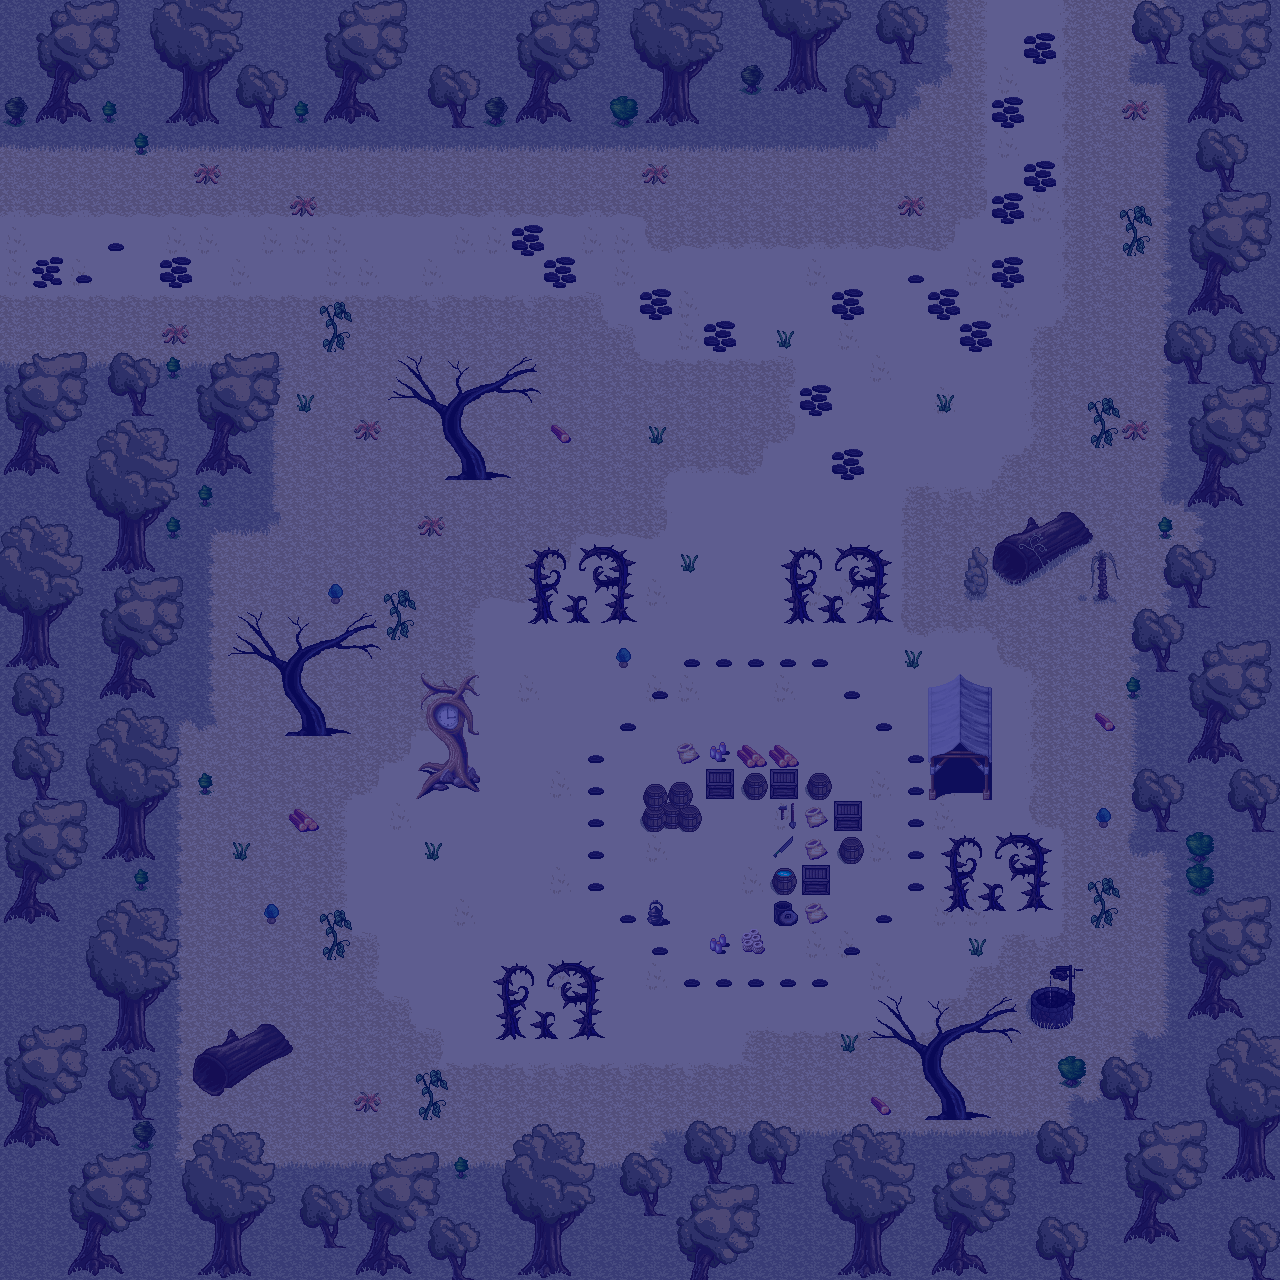

Tiled map render using the project's own tile images. Description and the map definition, with tile-layer contents summarised, below:
An orthogonal 40x40 tile map with 32x32 px tiles, 5 tile layers (Gras, Steine und Sträuche, Collision, Nacht, ...), 8 tilesets and 4 objects (2x exwo, sphawe, exhawe).

<map version="1.0" orientation="orthogonal" renderorder="right-down" width="40" height="40" tilewidth="32" tileheight="32" nextobjectid="7">
 <tileset firstgid="1" name="225835_hyptosis_tile-art-batch-1" tilewidth="32" tileheight="32" tilecount="900" columns="30">
  <image source="../Downloads/hyptosis tiles/225835_hyptosis_tile-art-batch-1.png" width="960" height="960" />
 </tileset>
 <tileset firstgid="901" name="225836_hyptosis_til-art-batch-2" tilewidth="32" tileheight="32" tilecount="900" columns="30">
  <image source="../Downloads/hyptosis tiles/225836_hyptosis_til-art-batch-2.png" width="960" height="960" />
 </tileset>
 <tileset firstgid="1801" name="225837_hyptosis_tile-art-batch-3" tilewidth="32" tileheight="32" tilecount="900" columns="30">
  <image source="../Downloads/hyptosis tiles/225837_hyptosis_tile-art-batch-3.png" width="960" height="960" />
 </tileset>
 <tileset firstgid="2701" name="225838_hyptosis_tile-art-batch-4" tilewidth="32" tileheight="32" tilecount="900" columns="30">
  <image source="../Downloads/hyptosis tiles/225838_hyptosis_tile-art-batch-4.png" width="960" height="960" />
 </tileset>
 <tileset firstgid="3601" name="225839_hyptosis_tile-art-batch-5" tilewidth="32" tileheight="32" tilecount="722" columns="19">
  <image source="../Downloads/hyptosis tiles/225839_hyptosis_tile-art-batch-5.png" width="636" height="1219" />
 </tileset>
 <tileset firstgid="4323" name="225842_hyptosis_sprites-and-tiles-for-you" tilewidth="32" tileheight="32" tilecount="900" columns="30">
  <image source="../Downloads/hyptosis tiles/225842_hyptosis_sprites-and-tiles-for-you.png" width="960" height="960" />
 </tileset>
 <tileset firstgid="5223" name="Nachtfilter" tilewidth="32" tileheight="32" tilecount="4" columns="2">
  <image source="../Downloads/hyptosis tiles/Nachtfilter.png" width="64" height="64" />
 </tileset>
 <tileset firstgid="5227" name="test" tilewidth="32" tileheight="32" tilecount="240" columns="20">
  <image source="../Downloads/hyptosis tiles/verdunkeln.png" width="640" height="400" />
 </tileset>
 <layer name="Gras" width="40" height="40">
  <data>[1600 cells, 1600 non-empty, 44 distinct tile ids]</data>
 </layer>
 <layer name="Steine und Sträuche" width="40" height="40">
  <data>[1600 cells, 59 non-empty, 6 distinct tile ids]</data>
 </layer>
 <layer name="Collision" width="40" height="40">
  <data>[1600 cells, 653 non-empty, 122 distinct tile ids]</data>
 </layer>
 <objectgroup name="Spawnpoints">
  <object id="4" name="sphawe" x="16" y="240" width="32" height="32" />
  <object id="6" name="exwo" x="1008" y="16" width="32" height="32" />
 </objectgroup>
 <objectgroup name="Exitpoints">
  <object id="1" name="exhawe" x="-16" y="128" width="24" height="218.333" />
  <object id="2" name="exwo" x="928" y="-16" width="201" height="26" />
 </objectgroup>
 <layer name="Nacht" width="40" height="40">
  <data>[1600 cells, 1600 non-empty, 1 distinct tile ids]</data>
 </layer>
 <layer name="Battle" width="40" height="40">
  <data>[1600 cells, 0 non-empty, 0 distinct tile ids]</data>
 </layer>
</map>
